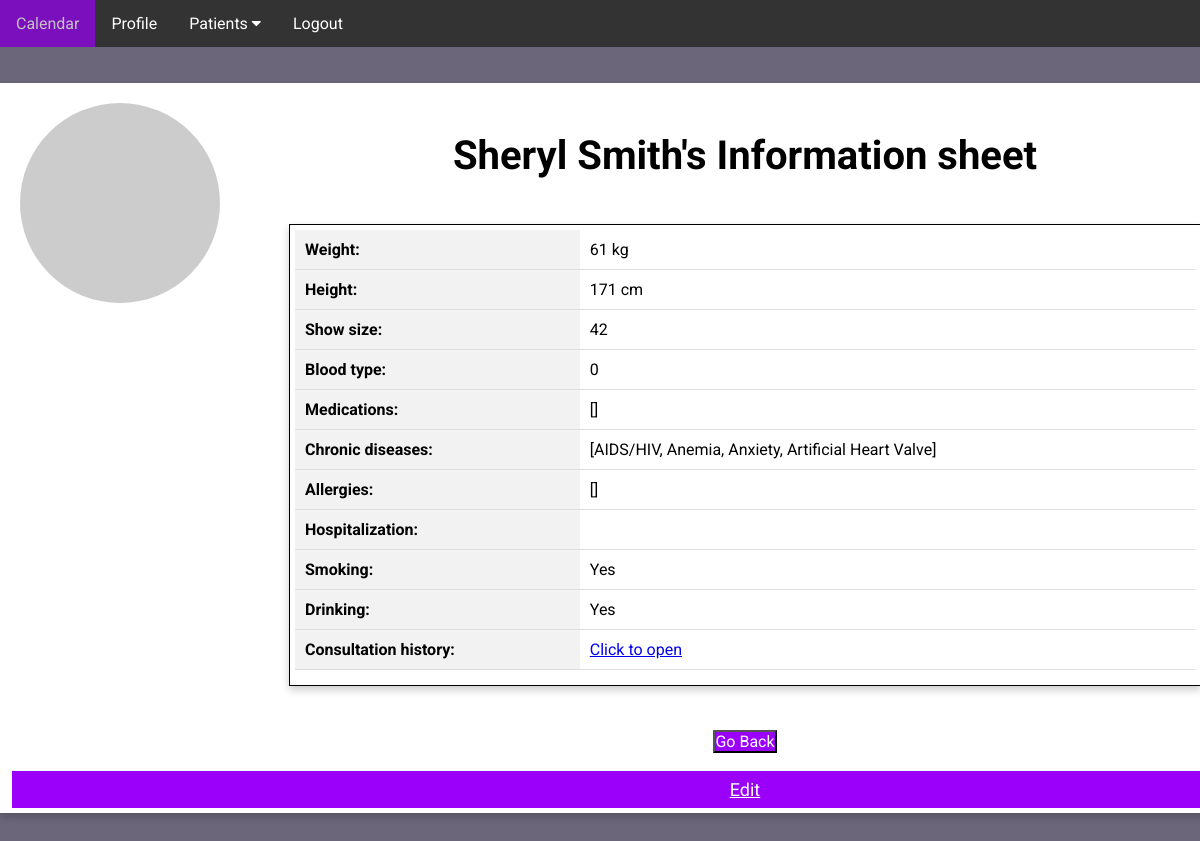
The page /patient-information-sheet/4 (signed in) on the database its author committed.
### app/domain/entities.py (models this page shows, shortened)
class Patient(db.Model):
    __tablename__ = "patient"
    id = db.Column(db.Integer, primary_key=True)
    username = db.Column(db.String(64), index=True, unique=True)
    first_name = db.Column(db.String(64), index=True)
    last_name = db.Column(db.String(64), index=True)
    phone_number = db.Column(db.Integer, index=True, unique=True)
    email = db.Column(db.String(128), index=True, unique=True)
    address = db.Column(db.String(256), index=True)
    postalcode = db.Column(db.String(256), index=True)
    city = db.Column(db.String(256), index=True)
    state = db.Column(db.String(256), index=True)
    passport_id = db.Column(db.String(16), index=True, unique=True)
    birth_date = db.Column(db.String(128), index=True)
    marital_status = db.Column(db.String(16), index=True)
    gender = db.Column(db.String(8), index=True)
    occupation = db.Column(db.String(256), index=True)
    invite_code = db.relationship('InviteCode', backref='patient')
    password_hash = db.Column(db.String(256), index=True, unique=False)
    doctor_id = db.Column(db.Integer, db.ForeignKey('doctor.id'))
    transfer = db.Column(db.Integer, index=True)
    profile_picture = db.Column(db.String(256))
    consultations = db.relationship('Consultation', backref='patient')
    information_sheet = db.relationship('InformationSheet', backref='patient')
    given_rating = db.Column(db.Integer, index=True)
    def avatar(self, size):
        digest = md5(self.email.lower().encode('utf-8')).hexdigest()
        return 'https://www.gravatar.com/avatar/{}?d=identicon&s={}'.format(
            digest, size)

class InformationSheet(db.Model):
    __tablename__ = "information_sheet"
    id = db.Column(db.Integer, primary_key=True)
    patient_id = db.Column(db.Integer, db.ForeignKey('patient.id'))
    weight = db.Column(db.Integer, index=True)
    height = db.Column(db.Integer, index=True)
    shoe_size = db.Column(db.Integer, index=True)
    blood_type = db.Column(db.String(256), index=True)
    smoking = db.Column(db.Integer, index=True)
    drinking = db.Column(db.Integer, index=True)
    medical_history = db.relationship('ChronicDisease', secondary=information_sheet_chronic_disease, backref='patients')
    medications = db.relationship('Drug', backref='patient')
    allergies = db.relationship('Allergy', secondary=information_sheet_allergy, backref='patients')
    @property
    def get_smoking(self):
        if self.smoking == 1:
            return "Yes"
        return "No"
    @property
    def get_drinking(self):
        if self.drinking == 1:
            return "Yes"
        return "No"

class ChronicDisease(db.Model):
    __tablename__ = "chronic_disease"
    id = db.Column(db.Integer, primary_key=True)
    name = db.Column(db.String(256), index=True)
    def __repr__(self):
        return f'{self.name}'

### app/ui/ui.py (the view)
    @staticmethod
    @app.route('/patient-information-sheet/<patient_id>')
    def patient_information_sheet(patient_id):
        if "doctor" not in service.session:
            return redirect(url_for('home'))
        patient = service.get_patient_by_id(patient_id)
        information_sheet = service.get_information_sheet_by_patient_id(patient_id)
        return render_template('patient-information-sheet.html', patient=patient, information_sheet=information_sheet)

### app/repository/database.py (called while the page is built)
    def find_patient_by_id(self, patient_id):
        patient = self.db.session.get(Patient, patient_id)
        if patient is None:
            raise ValueError("Patient not found")
        return patient

### app/service/service.py (called while the page is built)
    def get_patient_by_id(self, patient_id):
        return self.db.find_patient_by_id(patient_id)

    def get_information_sheet_by_patient_id(self, patient_id):
        patient = self.db.find_patient_by_id(patient_id)
        if patient is None:
            raise ValueError("Patient not found")
        for sheet in patient.information_sheet:
            if sheet.patient_id == patient.id:
                return sheet

### app/ui/ui.py (called while the page is built)
    @staticmethod
    @app.before_request
    def before_request():
        flask.session.permanent = True
        app.permanent_session_lifetime = datetime.timedelta(minutes=5)
        flask.session.modified = True

### app/templates/patient-information-sheet.html (shortened to what this page needs)
<!DOCTYPE html>
<html lang="en">
<head>
    <link rel="stylesheet" href="../static/main-style.css">
    <link rel="stylesheet" href="https://cdnjs.cloudflare.com/ajax/libs/font-awesome/4.7.0/css/font-awesome.min.css">
</head>
<body>
    <section class="header">
             <div class="navbar">
                <a href="/medic-home">Calendar</a>
                <a href="/medic-profile">Profile</a>
                <div class="dropdown">
                    <button class="dropbtn">Patients
                        <i class="fa fa-caret-down"></i>
                    </button>
                </div>
                <a href="{{ url_for('logout') }}">Logout</a>
            </div>
            <div class="main-box">
                {% if patient.profile_picture==None %}
                    <img src="{{ patient.avatar(128) }}" class="profile-img" alt="{{ patient.username }}">
                {% else %}
                    <img src="../static/files/profile_picture_patient/{{patient.profile_picture}}" class="profile-img" alt="{{ patient.username }}">
                {% endif %}
                  <h1 class="name">{{patient.first_name}} {{patient.last_name}}'s Information sheet</h1>
                  <div class="profile-box">
                    <table class="medic-table">
                        <tr>
                            <th>Weight:</th>
                            <td>{{ information_sheet.weight }} kg</td>
                        </tr>
                        <tr>
                            <th>Height:</th>
                            <td>{{ information_sheet.height }} cm</td>
                        </tr>
                        <tr>
                            <th>Show size:</th>
                            <td>{{ information_sheet.shoe_size }}</td>
                        </tr>
                        <tr>
                            <th>Blood type:</th>
                            <td>{{ information_sheet.blood_type }}</td>
                        </tr>
                        <tr>
                            <th>Medications:</th>
                            <td>{{ information_sheet.medications }}</td>
                        </tr>
                        <tr>
                            <th>Chronic diseases:</th>
                            <td>{{ information_sheet.medical_history }}</td>
                        </tr>
                        <tr>
                            <th>Allergies:</th>
                            <td>{{ information_sheet.allergies }}</td>
                        </tr>
                        <tr>
                            <th>Hospitalization:</th>
                            <td>{{ information_sheet.hospitalization }}</td>
                        </tr>
                        <tr>
                            <th>Smoking:</th>
                            <td>{{ information_sheet.get_smoking }}</td>
                        </tr>
                        <tr>
                            <th>Drinking:</th>
                            <td>{{ information_sheet.get_drinking }}</td>
                        </tr>
                        <tr>
                            <th>Consultation history:</th>
                            <td><a href="{{ url_for('patient_consultation_history', patient_id=patient.id)}}">Click to open</a></td>
                        </tr>
                    </table>
                  </div>
                  <p>
                 <button class="back-in-btn" onclick="window.history.back()">Go Back</button>
                   <a href="{{ url_for('edit_information_sheet_1', patient_id=patient.id) }}" class="contact-btn">Edit</a></p>
            </div>
    </section>
</body>
</html>

### app/static/main-style.css (style rules this page uses)
* { margin: 0; padding: 0; font-family: 'Roboto', sans-serif; }
.header { min-height: 100vh; width: 100%; background-color:#6b667a; background-position: center; background-size: cover; position: relative; overflow: auto; }
.navbar { overflow: auto; background-color: #333; font-family: Arial; }
.navbar a { left: 80px; float: left; font-size: 16px; color: white; text-align: center; padding: 14px 16px; text-decoration: none; }
.dropdown { float: left; overflow: hidden; }
.dropdown .dropbtn { font-size: 16px; border: none; outline: none; color: white; padding: 14px 16px; background-color: inherit; font-family: inherit; margin: 0; }
.main-box { box-shadow: 0 4px 8px 0 rgba(0, 0, 0, 0.2); width: 1480px; height: 720px; position: relative; margin: 3% auto; background: #fff; padding: 5px; text-align: center; }
.name { margin: 3% auto; font-size: 40px; }
.contact-btn { position: relative; top: 18px; border: none; outline: 0; display: inline-block; padding: 8px; color: white; background-color: #9A00FA; text-align: center; cursor: pointer; width: 98%; font-size: 18px; }
.profile-img { width: 200px; position: absolute; top: 20px; left: 20px; border-radius: 50%; }
.profile-box { width: 900px; height: 450px; border: 1px solid #000; box-shadow: 0 4px 8px 0 rgba(0, 0, 0, 0.2); position: relative; margin: 3% auto; background: #fff; padding: 5px; overflow: auto; text-align: center; }
.medic-table { width: 100%; border-collapse: collapse; margin-bottom: 20px; }
.medic-table th, .medic-table td { padding: 10px; text-align: left; border-bottom: 1px solid #ddd; }
.medic-table th { background-color: #f2f2f2; font-weight: bold; }
.back-in-btn { color: #fff; background-color: #9A00FA; font-size: 16px; }

### rows shown on the page
Patient: first_name "Sheryl", last_name "Smith"
InformationSheet: weight "61", height "171", shoe_size "42", blood_type "0", get_smoking "Yes", get_drinking "Yes"
ChronicDisease: medical_history "[AIDS/HIV, Anemia, Anxiety, Artificial Heart Valve]"

### other values the page prints
{{ information_sheet.medications }} "[]"
{{ information_sheet.allergies }} "[]"
